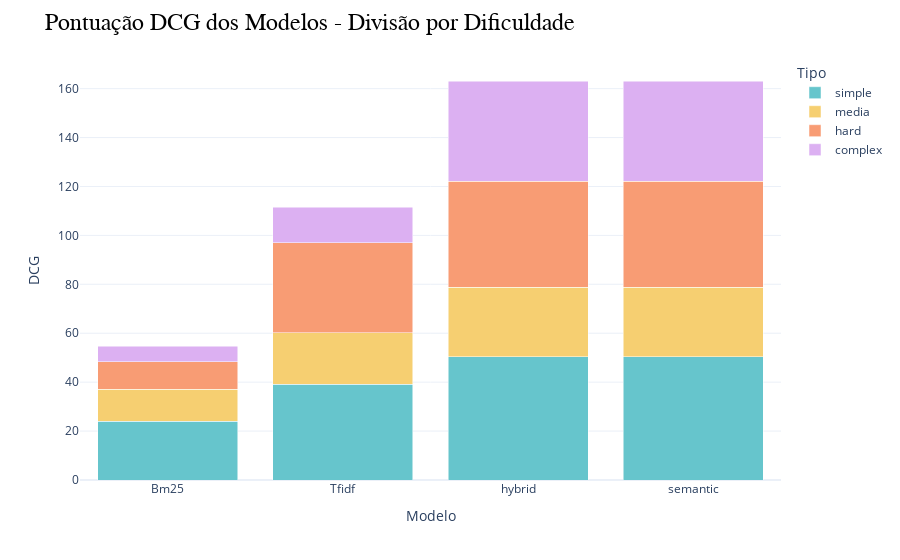

Notebook source saved alongside this figure:
### Markdown cell above
Agora, vamos fazer por dificuldade de pergunta:

### Code cell
# Coleta o nome dos modelos
dif_dcg = {model: {} for model in dcg.keys()}
# Preenche a informação para cada nível de dificuldade
for model in dif_dcg:
    dif_dcg[model]["simple"] = simple_dcg[model]
    dif_dcg[model]["media"] = media_dcg[model]
    dif_dcg[model]["hard"] = hard_dcg[model]
    dif_dcg[model]["complex"] = complex_dcg[model]
# Cria DataFrame auxiliar
df = pd.DataFrame.from_dict(dif_dcg, orient='index')
# Cria coluna Total que consolida os valores
df['Total'] = df.sum(axis=1)
# Ordena de acordo com o total
df = df.sort_values('Total', ascending=True)
# Remove a coluna
df = df.drop(columns=['Total'])
# Cria paleta de cores
color_palette = px.colors.qualitative.Pastel
# Cria gráfico de barras estacado de acordo com dificuldade
fig = px.bar(df, barmode='stack', color_discrete_sequence=color_palette, labels={'index':'Modelo', 'value':'DCG', 'variable':'Tipo'})
# Atualiza a estética do gráfico
fig.update_layout(
    title='Pontuação DCG dos Modelos - Divisão por Dificuldade',
    title_font=dict(size=24, family='Courier', color='black'),
    showlegend=True,
    template='plotly_white'
)
# Mostra o gráfico
fig.show()

### Figure 1 — Plotly figure (JSON) as saved in the notebook; plotly's stock layout.template omitted (floating-point values rounded to 4 significant figures)
{"data": [{"alignmentgroup": "True", "hovertemplate": "Tipo=simple<br>Modelo=%{x}<br>DCG=%{y}<extra></extra>", "legendgroup": "simple", "marker": {"color": "rgb(102, 197, 204)", "pattern": {"shape": ""}}, "name": "simple", "offsetgroup": "simple", "orientation": "v", "showlegend": true, "textposition": "auto", "type": "bar", "x": ["Bm25", "Tfidf", "hybrid", "semantic"], "xaxis": "x", "y": [23.92, 39.08, 50.34, 50.34], "yaxis": "y"}, {"alignmentgroup": "True", "hovertemplate": "Tipo=media<br>Modelo=%{x}<br>DCG=%{y}<extra></extra>", "legendgroup": "media", "marker": {"color": "rgb(246, 207, 113)", "pattern": {"shape": ""}}, "name": "media", "offsetgroup": "media", "orientation": "v", "showlegend": true, "textposition": "auto", "type": "bar", "x": ["Bm25", "Tfidf", "hybrid", "semantic"], "xaxis": "x", "y": [13.25, 21.16, 28.47, 28.47], "yaxis": "y"}, {"alignmentgroup": "True", "hovertemplate": "Tipo=hard<br>Modelo=%{x}<br>DCG=%{y}<extra></extra>", "legendgroup": "hard", "marker": {"color": "rgb(248, 156, 116)", "pattern": {"shape": ""}}, "name": "hard", "offsetgroup": "hard", "orientation": "v", "showlegend": true, "textposition": "auto", "type": "bar", "x": ["Bm25", "Tfidf", "hybrid", "semantic"], "xaxis": "x", "y": [11.19, 36.67, 43.26, 43.26], "yaxis": "y"}, {"alignmentgroup": "True", "hovertemplate": "Tipo=complex<br>Modelo=%{x}<br>DCG=%{y}<extra></extra>", "legendgroup": "complex", "marker": {"color": "rgb(220, 176, 242)", "pattern": {"shape": ""}}, "name": "complex", "offsetgroup": "complex", "orientation": "v", "showlegend": true, "textposition": "auto", "type": "bar", "x": ["Bm25", "Tfidf", "hybrid", "semantic"], "xaxis": "x", "y": [6.277, 14.6, 41.05, 41.05], "yaxis": "y"}], "layout": {"barmode": "stack", "legend": {"title": {"text": "Tipo"}, "tracegroupgap": 0}, "margin": {"t": 60}, "showlegend": true, "title": {"font": {"color": "black", "family": "Courier", "size": 24}, "text": "Pontuação DCG dos Modelos - Divisão por Dificuldade"}, "xaxis": {"anchor": "y", "domain": [0, 1], "title": {"text": "Modelo"}}, "yaxis": {"anchor": "x", "domain": [0, 1], "title": {"text": "DCG"}}}}
